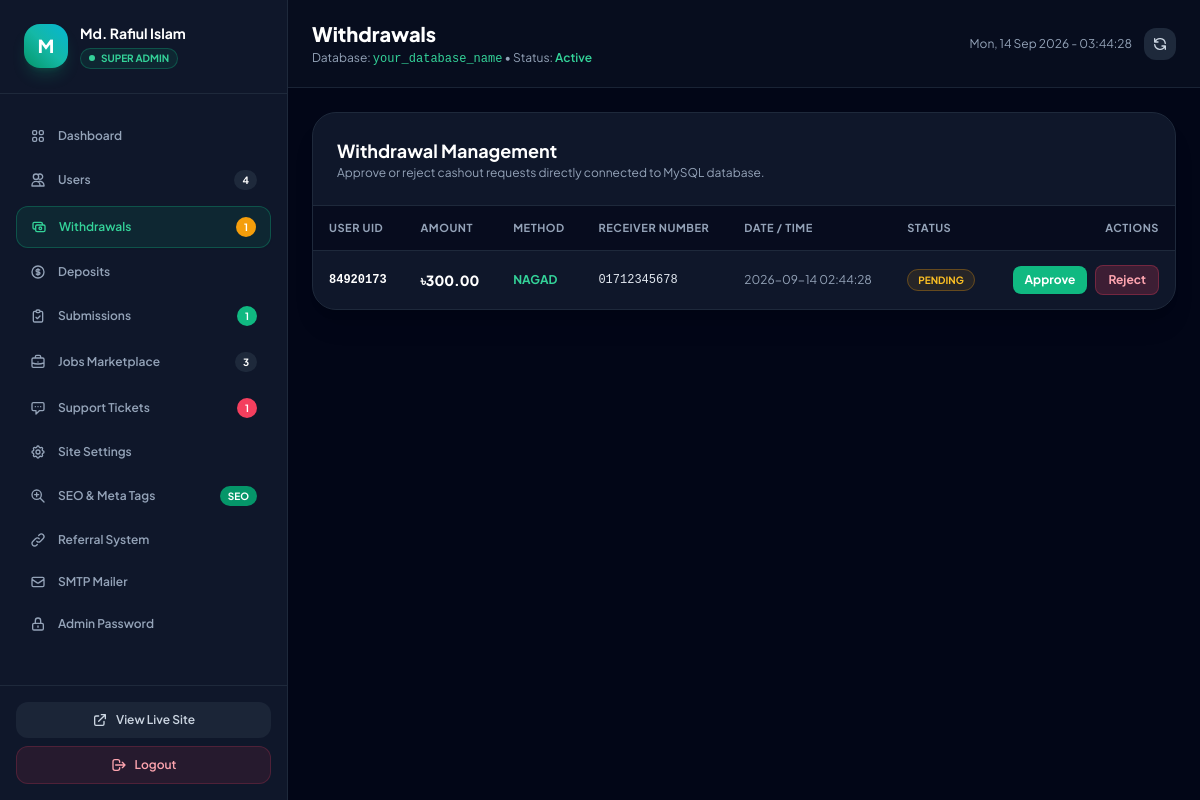
Screenshot of /admin/index.php?tab=withdrawals (signed in) with the database file from the repository.
### tables this page shows
CREATE TABLE `wallet_transactions` (
  `id` VARCHAR(50) PRIMARY KEY,
  `user_id` VARCHAR(50) NOT NULL,
  `type` ENUM('deposit', 'withdrawal', 'task_earning', 'job_post', 'referral_bonus', 'daily_streak', 'campaign_spend') NOT NULL,
  `title` VARCHAR(255) NOT NULL,
  `title_bn` VARCHAR(255) NOT NULL,
  `amount_bdt` DECIMAL(12,2) NOT NULL,
  `amount_usd` DECIMAL(12,2) NOT NULL,
  `method` VARCHAR(50) NULL,
  `account_number` VARCHAR(50) NULL,
  `trx_id` VARCHAR(100) NULL,
  `status` ENUM('completed', 'pending', 'rejected') DEFAULT 'pending',
  `note` TEXT NULL,
  `created_at` DATETIME DEFAULT CURRENT_TIMESTAMP
);

### includes/functions.php (called while the page is built, shortened)
<?php
require_once __DIR__ . '/../config/env.php';
if (!function_exists('app_url')) {
    function app_url($path = '') {
        $base = get_base_app_url();
        $trimmedPath = ltrim($path, '/');
        return $trimmedPath ? "$base/$trimmedPath" : $base;
    }
}
if (!function_exists('sanitize_output')) {
    function sanitize_output($string) {
        return htmlspecialchars((string)$string, ENT_QUOTES | ENT_SUBSTITUTE, 'UTF-8');
    }
}

### config/env.php (called while the page is built, shortened)
<?php
if (!function_exists('env')) {
    function env($key, $default = null) {
        $val = getenv($key);
        if ($val !== false) {
            return $val;
        }
        return $default;
    }
}
if (!function_exists('get_base_app_url')) {
    function get_base_app_url() {
        $configured = env('APP_URL');
        $isHttps = (
            (!empty($_SERVER['HTTPS']) && $_SERVER['HTTPS'] !== 'off') ||
            (!empty($_SERVER['HTTP_X_FORWARDED_PROTO']) && $_SERVER['HTTP_X_FORWARDED_PROTO'] === 'https') ||
            (!empty($_SERVER['SERVER_PORT']) && $_SERVER['SERVER_PORT'] == 443)
        );
        $protocol = $isHttps ? 'https://' : 'http://';
        $host = $_SERVER['HTTP_HOST'] ?? 'localhost';
        return rtrim($protocol . $host, '/');
    }
}

### admin/index.php (the view, shortened to what this page needs)
<?php
require_once __DIR__ . '/../config/env.php';
require_once __DIR__ . '/../includes/functions.php';
$db = get_db();
    ?>
    <?php
$tab = $_GET['tab'] ?? 'dashboard';
if ($db) {
    try {
        $kpiUsers = (int)$db->query("SELECT COUNT(*) FROM users")->fetchColumn();
        $kpiJobs = (int)$db->query("SELECT COUNT(*) FROM jobs WHERE status = 'active'")->fetchColumn();
        $kpiPendingWithdrawals = (int)$db->query("SELECT COUNT(*) FROM wallet_transactions WHERE type = 'withdrawal' AND status = 'pending'")->fetchColumn();
        $kpiPendingDeposits = (int)$db->query("SELECT COUNT(*) FROM wallet_transactions WHERE type = 'deposit' AND status = 'pending'")->fetchColumn();
        $kpiPendingSubmissions = (int)$db->query("SELECT COUNT(*) FROM task_submissions WHERE status = 'pending'")->fetchColumn();
        $kpiOpenTickets = (int)$db->query("SELECT COUNT(*) FROM support_tickets WHERE status IN ('open', 'in_progress')")->fetchColumn();
    } catch (Exception $e) {}
}
$adminUsername = $_SESSION['admin_username'] ?? 'Admin';
?>
<!DOCTYPE html>
<html lang="en" class="dark">
<head>
  <script src="https://cdn.tailwindcss.com"></script>
</head>
<body class="bg-slate-950 text-slate-100 min-h-screen flex flex-col antialiased selection:bg-emerald-500 selection:text-white">
  <div class="flex-1 flex min-h-screen">
    <aside id="sidebarDrawer" class="fixed inset-y-0 left-0 z-50 w-72 bg-slate-900 border-r border-slate-800 flex flex-col transition-transform duration-300 transform -translate-x-full lg:translate-x-0 lg:static lg:z-auto">
      <div class="p-6 border-b border-slate-800 flex items-center justify-between">
        <div class="flex items-center gap-3">
          <div class="w-11 h-11 rounded-2xl bg-gradient-to-tr from-emerald-600 via-teal-500 to-cyan-500 flex items-center justify-center font-black text-white text-lg shadow-lg shadow-emerald-500/20">
            <?= strtoupper(substr($adminUsername, 0, 1)) ?>
          </div>
          <div>
            <h2 class="font-bold text-white text-sm leading-snug"><?= sanitize_output($adminUsername) ?></h2>
            <div class="inline-flex items-center gap-1.5 px-2 py-0.5 rounded-full bg-emerald-500/10 border border-emerald-500/30 text-[10px] font-bold text-emerald-400 mt-0.5">
              <span class="w-1.5 h-1.5 rounded-full bg-emerald-400 animate-pulse"></span>
              SUPER ADMIN
            </div>
          </div>
        </div>
      </div>
      <nav class="flex-1 px-4 py-6 space-y-1.5 overflow-y-auto custom-scrollbar">
        <?php
        foreach ($navItems as $k => $item):
            $isActive = ($tab === $k);
        ?>
          <a href="<?= app_url('admin/index.php?tab=' . $k) ?>" class="flex items-center justify-between px-3.5 py-2.5 rounded-xl text-xs font-semibold transition-all <?= $isActive ? 'bg-emerald-500/10 text-emerald-400 border border-emerald-500/30 shadow-sm' : 'text-slate-400 hover:text-white hover:bg-slate-800/60' ?>">
            <div class="flex items-center gap-3">
              <svg class="w-4 h-4 shrink-0 <?= $isActive ? 'text-emerald-400' : 'text-slate-400' ?>" fill="none" stroke="currentColor" viewBox="0 0 24 24"><?= $item['icon'] ?></svg>
              <span><?= $item['label'] ?></span>
            </div>
            <?php if (!empty($item['badge'])): ?>
              <span class="px-2 py-0.5 rounded-full text-[10px] font-bold text-white <?= $item['badgeColor'] ?? 'bg-slate-800 text-slate-300' ?>"><?= $item['badge'] ?></span>
            <?php endif; ?>
          </a>
        <?php endforeach; ?>
      </nav>
      <div class="p-4 border-t border-slate-800 space-y-2">
        <a href="<?= app_url() ?>" target="_blank" class="w-full flex items-center justify-center gap-2 py-2.5 px-4 rounded-xl bg-slate-800/80 hover:bg-slate-800 text-slate-300 hover:text-white text-xs font-semibold transition-colors">
          <svg class="w-4 h-4" fill="none" stroke="currentColor" viewBox="0 0 24 24"><path stroke-linecap="round" stroke-linejoin="round" stroke-width="2" d="M10 6H6a2 2 0 00-2 2v10a2 2 0 002 2h10a2 2 0 002-2v-4M14 4h6m0 0v6m0-6L10 14"/></svg>
          <span>View Live Site</span>
        </a>
        <a href="<?= app_url('admin/index.php?action=logout') ?>" class="w-full flex items-center justify-center gap-2 py-2.5 px-4 rounded-xl bg-rose-500/10 hover:bg-rose-500/20 text-rose-300 text-xs font-semibold transition-colors border border-rose-500/20">
          <svg class="w-4 h-4" fill="none" stroke="currentColor" viewBox="0 0 24 24"><path stroke-linecap="round" stroke-linejoin="round" stroke-width="2" d="M17 16l4-4m0 0l-4-4m4 4H7m6 4v1a3 3 0 01-3 3H6a3 3 0 01-3-3V7a3 3 0 013-3h4a3 3 0 013 3v1"/></svg>
          <span>Logout</span>
        </a>
      </div>
    </aside>
    <main class="flex-1 flex flex-col min-w-0 bg-slate-950 overflow-y-auto">
      <header class="px-6 py-5 bg-slate-900/40 border-b border-slate-800/80 flex items-center justify-between">
        <div>
          <h1 class="text-xl font-black text-white capitalize"><?= str_replace('_', ' ', $tab) ?></h1>
          <p class="text-xs text-slate-400 mt-0.5">Database: <span class="text-emerald-400 font-mono"><?= env('DB_NAME', 'bahubal2_Amaderjob8383') ?></span> &bull; Status: <span class="text-emerald-400 font-semibold">Active</span></p>
        </div>
        <div class="flex items-center gap-3">
          <span class="text-xs text-slate-400 hidden sm:inline"><?= date('D, d M Y - H:i:s') ?></span>
          <a href="<?= app_url('admin/index.php?tab=' . $tab) ?>" class="p-2 rounded-xl bg-slate-800 text-slate-300 hover:text-white transition-colors" title="Refresh">
            <svg class="w-4 h-4" fill="none" stroke="currentColor" viewBox="0 0 24 24"><path stroke-linecap="round" stroke-linejoin="round" stroke-width="2" d="M4 4v5h.582m15.356 2A8.001 8.001 0 004.582 9m0 0H9m11 11v-5h-.581m0 0a8.003 8.003 0 01-15.357-2m15.357 2H15"/></svg>
          </a>
        </div>
      </header>
      <div class="p-6 space-y-6">
        <?php if ($tab === 'withdrawals'): ?>
          <div class="bg-slate-900 rounded-3xl border border-slate-800 shadow-xl overflow-hidden">
            <div class="p-6 border-b border-slate-800 flex flex-col sm:flex-row sm:items-center justify-between gap-4">
              <div>
                <h2 class="text-lg font-bold text-white">Withdrawal Management</h2>
                <p class="text-xs text-slate-400">Approve or reject cashout requests directly connected to MySQL database.</p>
              </div>
            </div>
            <?php
            $wList = [];
            if ($db) {
                try {
                    $wStmt = $db->query("SELECT * FROM wallet_transactions WHERE type = 'withdrawal' ORDER BY created_at DESC LIMIT 200");
                    $wList = $wStmt->fetchAll();
                } catch (Exception $e) {}
            }
            ?>
            <?php if (empty($wList)): ?>
              <div class="p-12 text-center text-slate-400 text-xs">No withdrawal records found in database.</div>
            <?php else: ?>
              <div class="overflow-x-auto">
                <table class="w-full text-left text-xs text-slate-300">
                  <thead class="bg-slate-950/60 text-slate-400 font-bold uppercase tracking-wider text-[11px] border-b border-slate-800">
                    <tr>
                      <th class="py-3.5 px-4">User UID</th>
                      <th class="py-3.5 px-4">Amount</th>
                      <th class="py-3.5 px-4">Method</th>
                      <th class="py-3.5 px-4">Receiver Number</th>
                      <th class="py-3.5 px-4">Date / Time</th>
                      <th class="py-3.5 px-4">Status</th>
                      <th class="py-3.5 px-4 text-right">Actions</th>
                    </tr>
                  </thead>
                  <tbody class="divide-y divide-slate-800/60">
                    <?php foreach ($wList as $item): ?>
                      <tr class="hover:bg-slate-800/30 transition-colors">
                        <td class="py-3.5 px-4 font-mono font-bold text-white"><?= sanitize_output($item['user_id']) ?></td>
                        <td class="py-3.5 px-4 font-black text-white text-sm">৳<?= number_format($item['amount_bdt'], 2) ?></td>
                        <td class="py-3.5 px-4 uppercase font-bold text-emerald-400"><?= sanitize_output($item['method'] ?? 'bKash') ?></td>
                        <td class="py-3.5 px-4 font-mono text-slate-200"><?= sanitize_output($item['account_number'] ?? 'N/A') ?></td>
                        <td class="py-3.5 px-4 text-slate-400"><?= $item['created_at'] ?></td>
                        <td class="py-3.5 px-4">
                          <?php if ($item['status'] === 'completed'): ?>
                            <span class="px-2.5 py-1 rounded-full bg-emerald-500/10 border border-emerald-500/30 text-emerald-400 font-bold text-[10px]">COMPLETED</span>
                          <?php elseif ($item['status'] === 'rejected'): ?>
                            <span class="px-2.5 py-1 rounded-full bg-rose-500/10 border border-rose-500/30 text-rose-400 font-bold text-[10px]">REJECTED</span>
                          <?php else: ?>
                            <span class="px-2.5 py-1 rounded-full bg-amber-500/10 border border-amber-500/30 text-amber-400 font-bold text-[10px] animate-pulse">PENDING</span>
                          <?php endif; ?>
                        </td>
                        <td class="py-3.5 px-4 text-right">
                          <?php if ($item['status'] === 'pending'): ?>
                            <div class="flex items-center justify-end gap-2">
                              <form method="POST" action="<?= app_url('admin/index.php?tab=withdrawals') ?>" onsubmit="return confirm('Approve this withdrawal of ৳<?= $item['amount_bdt'] ?>?');">
                                <button type="submit" class="px-3 py-1.5 rounded-lg bg-emerald-500 hover:bg-emerald-600 text-white font-bold text-xs transition-colors shadow-sm">Approve</button>
                              </form>
                              <form method="POST" action="<?= app_url('admin/index.php?tab=withdrawals') ?>" onsubmit="return confirm('Reject and REFUND this withdrawal of ৳<?= $item['amount_bdt'] ?>?');">
                                <button type="submit" class="px-3 py-1.5 rounded-lg bg-rose-500/20 hover:bg-rose-500/40 text-rose-300 font-bold text-xs transition-colors border border-rose-500/30">Reject</button>
                              </form>
                            </div>
                          <?php else: ?>
                            <span class="text-slate-500 text-[11px]">Processed</span>
                          <?php endif; ?>
                        </td>
                      </tr>
                    <?php endforeach; ?>
                  </tbody>
                </table>
              </div>
            <?php endif; ?>
          </div>
        <?php endif; ?>
      </div>
    </main>
  </div>
</body>
</html>

### admin/index.php (style rules this page uses)
body { font-family: 'Plus Jakarta Sans', sans-serif; }

### rows the page displays
wallet_transactions: user "84920173", amount_bdt "300.00", method "NAGAD", account_number "01712345678", created_at "2026-09-14 02:44:28", status "PENDING"

### other values shown
substr($adminUsername, 0, 1) "M"
sanitize_output($adminUsername) "Md. Rafiul Islam"
$item['label'] "Dashboard"
$item['label'] "Users"
$item['badge'] "4"
$item['label'] "Withdrawals"
$item['badge'] "1"
$item['label'] "Deposits"
$item['label'] "Submissions"
$item['label'] "Jobs Marketplace"
$item['badge'] "3"
$item['label'] "Support Tickets"
$item['label'] "Site Settings"
$item['label'] "SEO & Meta Tags"
$item['badge'] "SEO"
